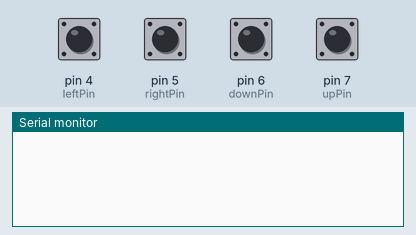
A sketch run on a simulated Arduino Uno, built with avr-gcc and run on an emulated ATmega328P. Shown: the last lines printed to the serial monitor. The inputs (shaded band) are chosen by the test bench; at power-on: pin 4 (leftPin), pin 5 (rightPin), pin 6 (downPin), pin 7 (upPin) LOW.

Above: at 1.2 s.
1.3 s: pin 4 (leftPin) pulled HIGH for 0.15 s
At 1.7 s:
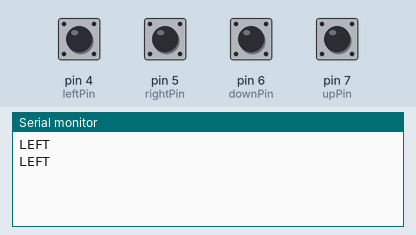
2.9 s: pin 5 (rightPin) pulled HIGH for 0.15 s
At 4.1 s:
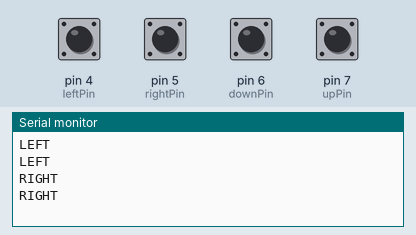
4.5 s: pin 6 (downPin) pulled HIGH for 0.15 s
At 5.4 s:
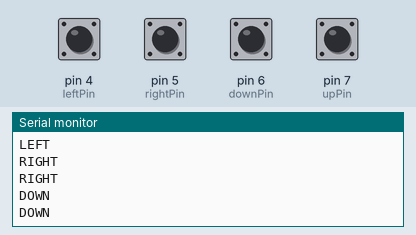
6.1 s: pin 7 (upPin) pulled HIGH for 0.15 s
At 6.6 s:
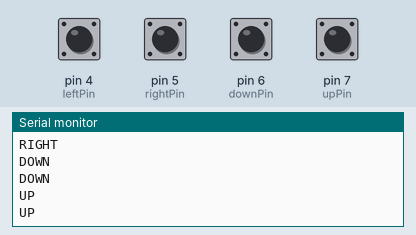

The sketch:

Remote-Controller.ino
```cpp
#include <IRremote.hpp>

#define DELAY_AFTER_SEND 50

const int leftPin = 4;
const int rightPin = 5;
const int upPin = 7;
const int downPin = 6;

int leftState = 0;
int rightState = 0;
int upState = 0;
int downState = 0;

uint8_t sCommand = 0x34;
uint8_t sRepeats = 0;

void setup() {
    Serial.begin(115200);
    IrSender.begin(3, ENABLE_LED_FEEDBACK); // Specify send pin and enable feedback LED at default feedback LED pin

    // initialize the pushbutton pin as an input:
    pinMode(leftPin, INPUT);
    pinMode(rightPin, INPUT);
    pinMode(upPin, INPUT);
    pinMode(downPin, INPUT);
}

void loop() {
    // read the state of the button values:
    leftState = digitalRead(leftPin);
    rightState = digitalRead(rightPin);
    upState = digitalRead(upPin);
    downState = digitalRead(downPin);

    // check which button is pressed
    if (leftState == HIGH) {
        Serial.println("LEFT");
        IrSender.sendNEC(0x0102, sCommand, sRepeats);
        delay(DELAY_AFTER_SEND); // delay must be greater than 5 ms (RECORD_GAP_MICROS), otherwise the receiver sees it as one long signal
    }
    else if (rightState == HIGH) {
        Serial.println("RIGHT");
        IrSender.sendNEC(0x0103, sCommand, sRepeats);
        delay(DELAY_AFTER_SEND); // delay must be greater than 5 ms (RECORD_GAP_MICROS), otherwise the receiver sees it as one long signal
    }
    else if (upState == HIGH) {
        Serial.println("UP");
        IrSender.sendNEC(0x0104, sCommand, sRepeats);
        delay(DELAY_AFTER_SEND); // delay must be greater than 5 ms (RECORD_GAP_MICROS), otherwise the receiver sees it as one long signal
    }
    else if  (downState == HIGH) {
        Serial.println("DOWN");
        IrSender.sendNEC(0x0105, sCommand, sRepeats);
        delay(DELAY_AFTER_SEND); // delay must be greater than 5 ms (RECORD_GAP_MICROS), otherwise the receiver sees it as one long signal
    }
}
```

Measured:
- after the input at 1.3 s, the serial monitor: prints a new line at once (image 1)
- after the input at 2.9 s, the serial monitor: prints a new line at once (image 2)
- after the input at 4.5 s, the serial monitor: prints a new line at once (image 3)
- after the input at 6.1 s, the serial monitor: prints a new line at once (image 4)
